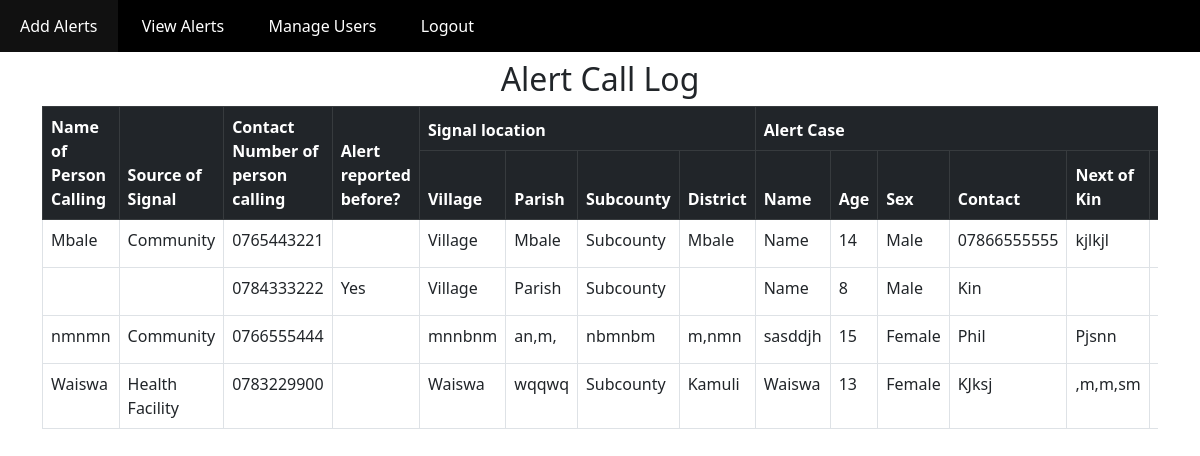
The app's page /manage/call_log.php (signed in) with its own data.
### tables this page shows
CREATE TABLE `alerts` (
  `id` int(11) NOT NULL,
  `status` varchar(50) NOT NULL,
  `date` date NOT NULL,
  `time` time NOT NULL,
  `call_taker` varchar(255) NOT NULL,
  `cif_no` varchar(255) NOT NULL,
  `person_reporting` varchar(255) NOT NULL,
  `village` varchar(255) NOT NULL,
  `sub_county` varchar(255) NOT NULL,
  `contact_number` varchar(255) NOT NULL,
  `source_of_alert` varchar(255) NOT NULL,
  `alert_case_name` varchar(255) NOT NULL,
  `alert_case_age` int(11) NOT NULL,
  `alert_case_sex` varchar(50) NOT NULL,
  `alert_case_pregnant_duration` int(11) DEFAULT NULL,
  `alert_case_village` varchar(255) NOT NULL,
  `alert_case_parish` varchar(255) NOT NULL,
  `alert_case_sub_county` varchar(255) NOT NULL,
  `alert_case_district` varchar(255) NOT NULL,
  `alert_case_nationality` varchar(255) NOT NULL,
  `point_of_contact_name` varchar(255) NOT NULL,
  `point_of_contact_relationship` varchar(255) NOT NULL,
  `point_of_contact_phone` varchar(255) NOT NULL,
  `history` text DEFAULT NULL,
  `health_facility_visit` varchar(255) NOT NULL,
  `traditional_healer_visit` varchar(255) NOT NULL,
  `symptoms` text DEFAULT NULL,
  `actions` text NOT NULL,
  `case_verification_desk` text DEFAULT NULL,
  `field_verification` text DEFAULT NULL,
  `field_verification_decision` text DEFAULT NULL,
  `feedback` text DEFAULT NULL,
  `lab_result` varchar(10) DEFAULT NULL,
  `lab_result_date` date DEFAULT NULL,
  `is_highlighted` tinyint(1) DEFAULT 0,
  `assigned_to` varchar(20) DEFAULT NULL,
  `alert_reported_before` varchar(5) NOT NULL
);

### manage/call_log.php (the view, shortened to what this page needs)
<?php
require('../conn.php');
$updated_id = isset($_GET['updated_id']) ? $_GET['updated_id'] : null;
$sql = "SELECT * FROM alerts";
$sql .= " ORDER BY date DESC";
$stmt = $conn->prepare($sql);
$stmt->execute();
$result = $stmt->get_result();
?>
<!DOCTYPE html>
<html lang="en">
<head>
    <link href="https://cdn.jsdelivr.net/npm/bootstrap@5.3.0/dist/css/bootstrap.min.css" rel="stylesheet">
    <link href="../style/style.css" rel="stylesheet" type="text/css">
</head>
<body>
    <?php include('../includes/nav.php'); ?>
    <div class="container mt-2">
        <h2 class="text-center mb-2">Alert Call Log</h2>
        <div class="table-responsive">
            <table class="table table-bordered table-hover">
                <thead class="table-dark">
                    <tr>
                        <th rowspan="2">Name of Person Calling</th>
                        <th rowspan="2">Source of Signal</th>
                        <th rowspan="2">Contact Number of person calling</th>
                        <th rowspan="2">Alert reported before?</th>
                        <th colspan="4">Signal location</th>
                        <th colspan="6">Alert Case</th>
                    </tr>
                    <tr>
                         <th>Village</th>
                        <th>Parish</th>
                        <th>Subcounty</th>
                        <th>District</th>
                        <th>Name</th>
                        <th>Age</th>
                        <th>Sex</th>
                        <th>Contact</th>
                        <th>Next of Kin</th>
                        <th>Contact of Next of Kin</th>
                    </tr>
                </thead>
                <tbody>
                    <?php while ($des = $result->fetch_assoc()): ?>
                    <tr id="row-<?php echo $des['id']; ?>" class="<?php echo ($updated_id == $des['id']) ? 'highlight' : ''; ?>">
                        <td><?php echo htmlspecialchars($des['person_reporting']); ?></td>
                        <td><?php echo htmlspecialchars($des['source_of_alert']); ?></td>
                        <td><?php echo htmlspecialchars($des['contact_number']); ?></td>
                        <td><?php echo htmlspecialchars($des['alert_reported_before']); ?></td>
                        <td><?php echo htmlspecialchars($des['village']); ?></td>
                        <td><?php echo htmlspecialchars($des['alert_case_parish']); ?></td>
                        <td><?php echo htmlspecialchars($des['sub_county']); ?></td>
                        <td><?php echo htmlspecialchars($des['alert_case_district']); ?></td>
                        <td><?php echo htmlspecialchars($des['alert_case_name']); ?></td>
                        <td><?php echo htmlspecialchars($des['alert_case_age']); ?></td>
                        <td><?php echo htmlspecialchars($des['alert_case_sex']); ?></td>
                        <td><?php echo htmlspecialchars($des['point_of_contact_name']); ?></td>
                        <td><?php echo htmlspecialchars($des['point_of_contact_relationship']); ?></td>
                        <td><?php echo htmlspecialchars($des['point_of_contact_phone']); ?></td>
                    </tr>
                    <?php endwhile; ?>
                </tbody>
            </table>
        </div>
    </div>
</body>
</html>

### records on screen
alerts: person_reporting "Mbale", source_of_alert "Community", contact_number "0765443221", village "Village", alert_case_parish "Mbale", sub_county "Subcounty", alert_case_district "Mbale", alert_case_name "Name", alert_case_age "14", alert_case_sex "Male", point_of_contact_name "07866555555", point_of_contact_relationship "kjlkjl"
alerts: contact_number "0784333222", alert_reported_before "Yes", village "Village", alert_case_parish "Parish", sub_county "Subcounty", alert_case_name "Name", alert_case_age "8", alert_case_sex "Male", point_of_contact_name "Kin"
alerts: person_reporting "nmnmn", source_of_alert "Community", contact_number "0766555444", village "mnnbnm", alert_case_parish "an,m,", sub_county "nbmnbm", alert_case_district "m,nmn", alert_case_name "sasddjh", alert_case_age "15", alert_case_sex "Female", point_of_contact_name "Phil", point_of_contact_relationship "Pjsnn"
alerts: person_reporting "Waiswa", source_of_alert "Health Facility", contact_number "0783229900", village "Waiswa", alert_case_parish "wqqwq", sub_county "Subcounty", alert_case_district "Kamuli", alert_case_name "Waiswa", alert_case_age "13", alert_case_sex "Female", point_of_contact_name "KJksj", point_of_contact_relationship ",m,m,sm"
